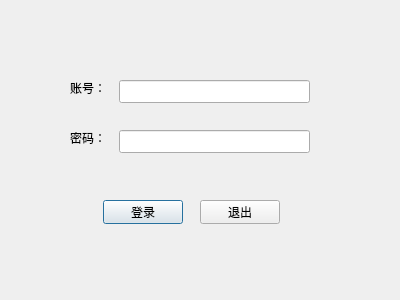
<?xml version="1.0" encoding="UTF-8"?>
<ui version="4.0">
 <class>Dialog</class>
 <widget class="QDialog" name="Dialog">
  <property name="geometry">
   <rect>
    <x>0</x>
    <y>0</y>
    <width>400</width>
    <height>300</height>
   </rect>
  </property>
  <property name="windowTitle">
   <string>Dialog</string>
  </property>
  <widget class="QPushButton" name="pushButton">
   <property name="geometry">
    <rect>
     <x>103</x>
     <y>200</y>
     <width>80</width>
     <height>24</height>
    </rect>
   </property>
   <property name="text">
    <string>登录</string>
   </property>
  </widget>
  <widget class="QLabel" name="label_2">
   <property name="geometry">
    <rect>
     <x>70</x>
     <y>130</y>
     <width>45</width>
     <height>16</height>
    </rect>
   </property>
   <property name="text">
    <string>密码：</string>
   </property>
  </widget>
  <widget class="QLineEdit" name="lineEdit">
   <property name="geometry">
    <rect>
     <x>119</x>
     <y>80</y>
     <width>191</width>
     <height>23</height>
    </rect>
   </property>
  </widget>
  <widget class="QLineEdit" name="lineEdit_2">
   <property name="geometry">
    <rect>
     <x>119</x>
     <y>130</y>
     <width>191</width>
     <height>23</height>
    </rect>
   </property>
  </widget>
  <widget class="QLabel" name="label">
   <property name="geometry">
    <rect>
     <x>70</x>
     <y>80</y>
     <width>45</width>
     <height>16</height>
    </rect>
   </property>
   <property name="text">
    <string>账号：</string>
   </property>
  </widget>
  <widget class="QPushButton" name="pushButton_2">
   <property name="geometry">
    <rect>
     <x>200</x>
     <y>200</y>
     <width>80</width>
     <height>24</height>
    </rect>
   </property>
   <property name="text">
    <string>退出</string>
   </property>
  </widget>
 </widget>
 <resources/>
 <connections>
  <connection>
   <sender>pushButton_2</sender>
   <signal>clicked()</signal>
   <receiver>Dialog</receiver>
   <slot>close()</slot>
   <hints>
    <hint type="sourcelabel">
     <x>239</x>
     <y>211</y>
    </hint>
    <hint type="destinationlabel">
     <x>199</x>
     <y>149</y>
    </hint>
   </hints>
  </connection>
 </connections>
</ui>
